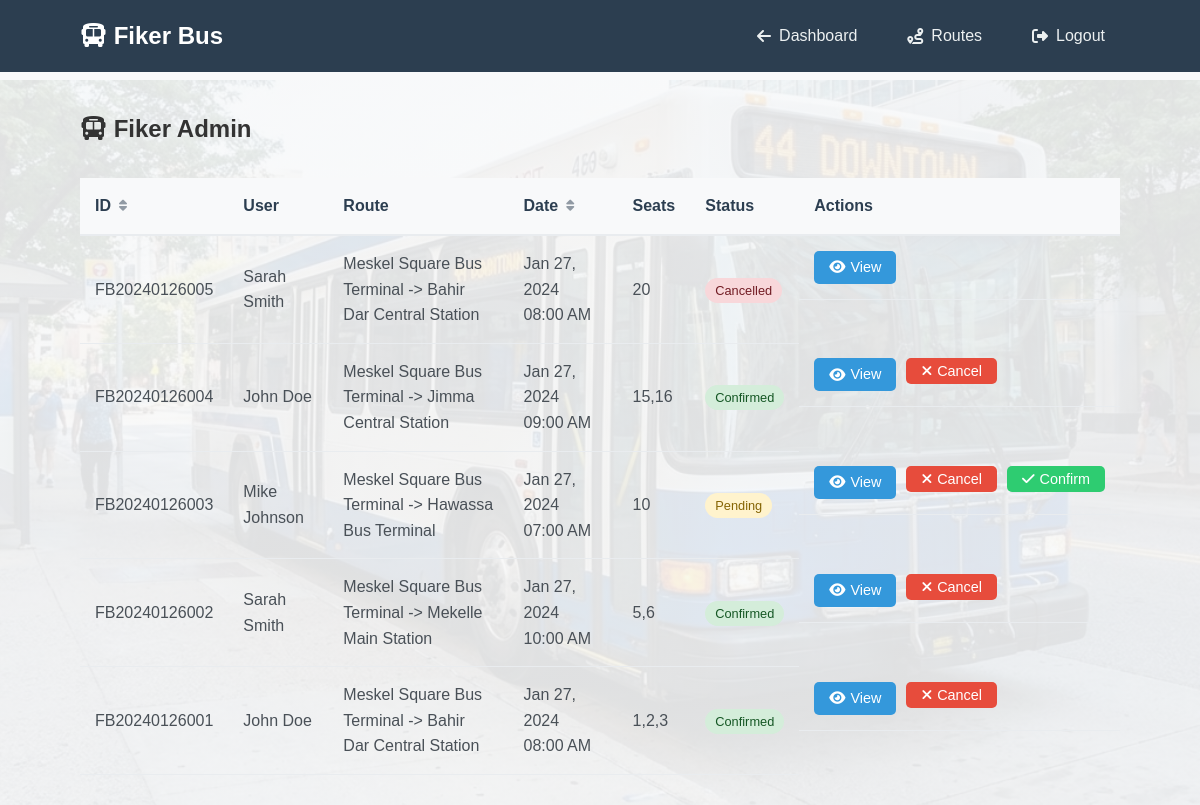
Screenshot of /dashboard/bookings.php (signed in) with the database file from the repository.
### tables this page shows
CREATE TABLE `bookings` (
  `id` int(11) NOT NULL,
  `booking_number` varchar(20) NOT NULL,
  `user_id` int(11) NOT NULL,
  `schedule_id` int(11) NOT NULL,
  `seat_numbers` varchar(100) NOT NULL,
  `total_amount` decimal(10,2) NOT NULL,
  `booking_date` timestamp NOT NULL DEFAULT current_timestamp(),
  `status` enum('pending','confirmed','cancelled') DEFAULT 'pending',
  `payment_status` enum('pending','paid','failed') DEFAULT 'pending'
);

CREATE TABLE `users` (
  `id` int(11) NOT NULL,
  `username` varchar(50) NOT NULL,
  `email` varchar(100) NOT NULL,
  `password` varchar(255) NOT NULL,
  `full_name` varchar(100) NOT NULL,
  `phone` varchar(20) DEFAULT NULL,
  `user_type` enum('traveler','admin') DEFAULT 'traveler',
  `created_at` timestamp NOT NULL DEFAULT current_timestamp()
);

CREATE TABLE `bus_stations` (
  `id` int(11) NOT NULL,
  `station_name` varchar(100) NOT NULL,
  `city` varchar(100) NOT NULL,
  `address` text DEFAULT NULL,
  `contact_phone` varchar(20) DEFAULT NULL
);

CREATE TABLE `bus_schedules` (
  `id` int(11) NOT NULL,
  `bus_id` int(11) NOT NULL,
  `departure_station_id` int(11) NOT NULL,
  `arrival_station_id` int(11) NOT NULL,
  `departure_time` datetime NOT NULL,
  `arrival_time` datetime NOT NULL,
  `price` decimal(10,2) NOT NULL,
  `available_seats` int(11) NOT NULL
);

### dashboard/bookings.php (the view, shortened to what this page needs)
<?php
include '../php/config.php';
$user_type = $_SESSION['user_type'];
$sort = isset($_GET['sort']) ? $_GET['sort'] : 'booking_date';
$order = isset($_GET['order']) ? $_GET['order'] : 'DESC';
$new_order = ($order == 'ASC') ? 'DESC' : 'ASC';
$sort_db = $sort;
if ($user_type == 'admin') {
    $where = "";
    $params = [];
    $sql = "SELECT b.*, u.full_name, bs.departure_time, dep.station_name as dep_name, arr.station_name as arr_name
            FROM bookings b
            JOIN users u ON b.user_id = u.id
            JOIN bus_schedules bs ON b.schedule_id = bs.id
            JOIN bus_stations dep ON bs.departure_station_id = dep.id
            JOIN bus_stations arr ON bs.arrival_station_id = arr.id
            $where
            ORDER BY $sort_db $order";
    if (!empty($params)) {
        $stmt = $conn->prepare($sql);
        $stmt->bind_param("i", $params[0]);
        $stmt->execute();
        $result = $stmt->get_result();
    } else {
        $result = $conn->query($sql);
    }
}
?>
<!DOCTYPE html>
<html lang="en">
<head>
    <link rel="stylesheet" href="../css/style.css">
    <link rel="stylesheet" href="../css/dashboard.css">
    <link rel="stylesheet" href="https://cdnjs.cloudflare.com/ajax/libs/font-awesome/6.4.0/css/all.min.css">
</head>
<body>
    <nav class="dashboard-nav">
        <div class="container">
            <div class="nav-brand">
                <h2><i class="fas fa-bus"></i> Fiker Bus</h2>
            </div>
            <div class="nav-menu">
                <a href="<?php echo $user_type == 'admin' ? 'admin.php' : 'traveler.php'; ?>"><i class="fas fa-arrow-left"></i> Dashboard</a>
                <a href="../index.php#routes"><i class="fas fa-route"></i> Routes</a>
                <a href="../php/auth.php?action=logout"><i class="fas fa-sign-out-alt"></i> Logout</a>
            </div>
        </div>
    </nav>
    <div class="dashboard-container">
        <div class="container">
            <div class="dashboard-header">
                <h2><i class="fas fa-bus"></i> <?php echo $user_type == 'admin' ? 'Fiker Admin' : 'Fiker'; ?></h2>
            </div>
            <div class="bookings-table">
                <table>
                    <thead>
                        <tr>
                            <th><a href="?sort=booking_number&order=<?php echo $new_order; ?>">ID <i class="fas fa-sort"></i></a></th>
                            <?php if ($user_type == 'admin') echo '<th>User</th>'; ?>
                            <th>Route</th>
                            <th><a href="?sort=departure_time&order=<?php echo $new_order; ?>">Date <i class="fas fa-sort"></i></a></th>
                            <th>Seats</th>
                            <th>Status</th>
                            <th>Actions</th>
                        </tr>
                    </thead>
                    <tbody>
                        <?php while($row = $result->fetch_assoc()): ?>
                        <tr>
                            <td>
                                <?php if ($user_type == 'traveler'): ?>
                                    <a href="../php/booking.php?step=ticket&id=<?php echo $row['id']; ?>" class="booking-link"><?php echo $row['booking_number']; ?></a>
                                <?php else: ?>
                                    <?php echo $row['booking_number']; ?>
                                <?php endif; ?>
                            </td>
                            <?php if ($user_type == 'admin') echo '<td>'.$row['full_name'].'</td>'; ?>
                            <td>
                                <?php if ($user_type == 'traveler'): ?>
                                    <a href="../php/booking.php?step=ticket&id=<?php echo $row['id']; ?>" class="booking-link"><?php echo $row['dep_name'] . ' -> ' . $row['arr_name']; ?></a>
                                <?php else: ?>
                                    <?php echo $row['dep_name'] . ' -> ' . $row['arr_name']; ?>
                                <?php endif; ?>
                            </td>
                            <td><?php echo date('M d, Y h:i A', strtotime($row['departure_time'])); ?></td>
                            <td><?php echo $row['seat_numbers']; ?></td>
                            <td><span class="status-badge status-<?php echo $row['status']; ?>"><?php echo ucfirst($row['status']); ?></span></td>
                            <td class="action-buttons">
                                <a href="../php/booking.php?step=ticket&id=<?php echo $row['id']; ?>" class="btn-view" title="View Ticket"><i class="fas fa-eye"></i> View</a>
                                <?php if ($row['status'] == 'pending' || ($user_type == 'admin' && $row['status'] != 'cancelled')): ?>
                                <form method="POST" style="display:inline;">
                                    <button type="submit" class="btn-cancel" onclick="return confirm('Cancel this booking?')" title="Cancel Booking"><i class="fas fa-times"></i> Cancel</button>
                                </form>
                                <?php endif; ?>
                                <?php if ($user_type == 'admin' && $row['status'] == 'pending'): ?>
                                <form method="POST" style="display:inline;">
                                    <button type="submit" class="btn-confirm" title="Confirm Booking"><i class="fas fa-check"></i> Confirm</button>
                                </form>
                                <?php endif; ?>
                            </td>
                        </tr>
                        <?php endwhile; ?>
                    </tbody>
                </table>
            </div>
        </div>
    </div>
</body>
</html>

### css/style.css (style rules this page uses)
* { margin: 0; padding: 0; box-sizing: border-box; }
body { font-family: 'Poppins', sans-serif; line-height: 1.6; color: #333; background-color: #f8f9fa; }
.container { width: 90%; max-width: 1200px; margin: 0 auto; padding: 0 20px; }

### css/dashboard.css (style rules this page uses)
.dashboard-nav { background-color: #2c3e50; color: white; padding: 15px 0; position: fixed; width: 100%; top: 0; z-index: 1000; }
.dashboard-nav .container { display: flex; justify-content: space-between; align-items: center; }
.nav-brand { display: flex; align-items: center; gap: 20px; }
.nav-brand h2 { color: white; font-size: 1.5rem; }
.nav-menu { display: flex; gap: 20px; }
.nav-menu a { color: #ecf0f1; text-decoration: none; padding: 8px 15px; border-radius: 5px; transition: all 0.3s; display: flex; align-items: center; gap: 8px; }
.dashboard-container { margin-top: 80px; padding: 30px 0; min-height: calc(100vh - 80px); background: linear-gradient(rgba(248, 249, 250, 0.9), rgba(248, 249, 250, 0.9)), url('../assets/images/bus4.png'); background-size: cover; background-position: center; background-attachment: fixed; }
.dashboard-header { display: flex; justify-content: space-between; align-items: center; margin-bottom: 30px; }
.bookings-table table { width: 100%; border-collapse: collapse; }
.bookings-table th { background-color: #f8f9fa; padding: 15px; text-align: left; color: #2c3e50; font-weight: 600; border-bottom: 2px solid #e9ecef; }
.bookings-table td { padding: 15px; border-bottom: 1px solid #e9ecef; color: #495057; }
.status-badge { padding: 5px 10px; border-radius: 20px; font-size: 0.8rem; font-weight: 500; }
.status-confirmed { background-color: #d4edda; color: #155724; }
.status-pending { background-color: #fff3cd; color: #856404; }
.status-cancelled { background-color: #f8d7da; color: #721c24; }
.bookings-table th a { color: inherit; text-decoration: none; display: flex; align-items: center; gap: 8px; width: 100%; }
.bookings-table th i.fa-sort { font-size: 0.8rem; opacity: 0.5; }
.btn-view { background-color: #3498db; color: white; padding: 5px 15px; border-radius: 5px; text-decoration: none; font-size: 0.9rem; display: inline-flex; align-items: center; gap: 5px; }
.btn-cancel { background-color: #e74c3c; color: white; padding: 5px 15px; border-radius: 5px; border: none; text-decoration: none; font-size: 0.9rem; display: inline-flex; align-items: center; gap: 5px; cursor: pointer; transition: background 0.3s; }
.btn-confirm { background-color: #2ecc71; color: white; padding: 5px 15px; border-radius: 5px; border: none; text-decoration: none; font-size: 0.9rem; display: inline-flex; align-items: center; gap: 5px; cursor: pointer; transition: background 0.3s; }
.action-buttons { display: flex; gap: 10px; }

### rows the page displays
bookings: booking_number "FB20240126005", user.full_name "Sarah Smith", bus_stations.station_name "Meskel Square Bus Terminal", bus_stations.station_name "Bahir Dar Central Station", schedule.departure_time "Jan 27, 2024 08:00 AM", seat_numbers "20", status "Cancelled"
bookings: booking_number "FB20240126004", user.full_name "John Doe", bus_stations.station_name "Meskel Square Bus Terminal", bus_stations.station_name "Jimma Central Station", schedule.departure_time "Jan 27, 2024 09:00 AM", seat_numbers "15,16", status "Confirmed"
bookings: booking_number "FB20240126003", user.full_name "Mike Johnson", bus_stations.station_name "Meskel Square Bus Terminal", bus_stations.station_name "Hawassa Bus Terminal", schedule.departure_time "Jan 27, 2024 07:00 AM", seat_numbers "10", status "Pending"
bookings: booking_number "FB20240126002", user.full_name "Sarah Smith", bus_stations.station_name "Meskel Square Bus Terminal", bus_stations.station_name "Mekelle Main Station", schedule.departure_time "Jan 27, 2024 10:00 AM", seat_numbers "5,6", status "Confirmed"
bookings: booking_number "FB20240126001", user.full_name "John Doe", bus_stations.station_name "Meskel Square Bus Terminal", bus_stations.station_name "Bahir Dar Central Station", schedule.departure_time "Jan 27, 2024 08:00 AM", seat_numbers "1,2,3", status "Confirmed"
